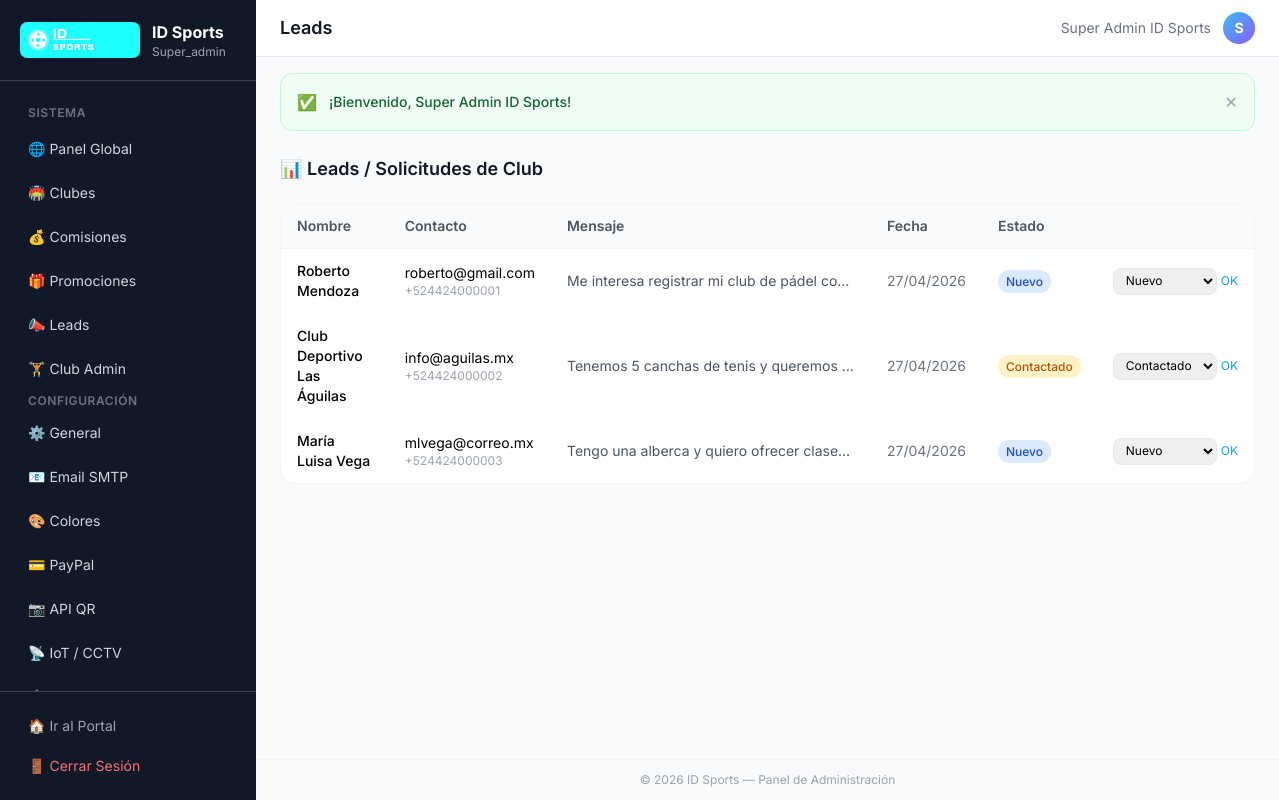
The app's page /superadmin/leads (signed in) with its own data.
### tables this page shows
CREATE TABLE IF NOT EXISTS `leads` (
  `id`            INT UNSIGNED NOT NULL AUTO_INCREMENT,
  `name`          VARCHAR(120) NOT NULL,
  `email`         VARCHAR(180) DEFAULT NULL,
  `phone`         VARCHAR(20)  DEFAULT NULL,
  `business_name` VARCHAR(160) DEFAULT NULL,
  `message`       TEXT         DEFAULT NULL,
  `status`        ENUM('new','contacted','converted','discarded') NOT NULL DEFAULT 'new',
  `created_at`    DATETIME NOT NULL DEFAULT CURRENT_TIMESTAMP,
  PRIMARY KEY (`id`)
);

### core/Controller.php (called while the page is built, shortened)
<?php
class Controller {
    protected function view($viewPath, $data = [], $layout = 'main') {
        View::render($viewPath, $data, $layout);
    }
}

### app/controllers/SuperAdminController.php (called while the page is built, shortened)
<?php
class SuperAdminController extends Controller {
    public function leads() {
        $leadModel = new LeadModel();
        $leads = $leadModel->findAll();
        $this->view('superadmin/leads', ['title' => 'Leads', 'leads' => $leads], 'admin');
    }
}

### index.php (called while the page is built, shortened)
<?php
require_once ROOT . '/core/Model.php';
require_once ROOT . '/core/Controller.php';
$app = new App();

### core/Model.php (called while the page is built, shortened)
<?php
class Model {
    protected $pdo;
    public function __construct() {
        try {
            $dsn = "mysql:host=" . DB_HOST . ";dbname=" . DB_NAME . ";charset=" . DB_CHARSET;
            $options = [
                PDO::ATTR_ERRMODE => PDO::ERRMODE_EXCEPTION,
                PDO::ATTR_DEFAULT_FETCH_MODE => PDO::FETCH_ASSOC,
                PDO::ATTR_EMULATE_PREPARES => false,
            ];
            $this->pdo = new PDO($dsn, DB_USER, DB_PASS, $options);
        } catch (PDOException $e) {
            error_log('DB connection failed: ' . $e->getMessage());
            die(json_encode(['error' => 'Database connection failed. Please try again later.']));
        }
    }
    protected function query($sql, $params = []) {
        $stmt = $this->pdo->prepare($sql);
        $stmt->execute($params);
        return $stmt;
    }
    protected function findAll($sql, $params = []) {
        return $this->query($sql, $params)->fetchAll();
    }
}

### app/models/LeadModel.php (called while the page is built, shortened)
<?php
class LeadModel extends Model {
    public function findAll($page = 1, $perPage = 20) {
        $perPage = max(1, (int)$perPage);
        $offset  = max(0, ((int)$page - 1) * $perPage);
        return parent::findAll("SELECT * FROM leads ORDER BY created_at DESC LIMIT $perPage OFFSET $offset");
    }
}

### app/views/superadmin/leads.php (the view, shortened to what this page needs)
<div class="space-y-5">
    <h2 class="text-lg font-semibold text-gray-900">📊 Leads / Solicitudes de Club</h2>
    <div class="bg-white rounded-2xl border border-gray-100 overflow-hidden">
        <?php if (empty($leads)): ?>
        <div class="p-12 text-center text-gray-400">Sin leads registrados</div>
        <?php else: ?>
        <table class="w-full text-sm">
            <thead class="bg-gray-50 border-b border-gray-100">
                <tr>
                    <th class="text-left px-4 py-3 font-semibold text-gray-600">Nombre</th>
                    <th class="text-left px-4 py-3 font-semibold text-gray-600">Contacto</th>
                    <th class="text-left px-4 py-3 font-semibold text-gray-600">Mensaje</th>
                    <th class="text-left px-4 py-3 font-semibold text-gray-600">Fecha</th>
                    <th class="text-left px-4 py-3 font-semibold text-gray-600">Estado</th>
                    <th class="px-4 py-3"></th>
                </tr>
            </thead>
            <tbody class="divide-y divide-gray-50">
                <?php
                $stColors = ['new' => 'bg-blue-100 text-blue-700', 'contacted' => 'bg-amber-100 text-amber-700', 'converted' => 'bg-green-100 text-green-700', 'closed' => 'bg-gray-100 text-gray-500'];
                $stLabels = ['new' => 'Nuevo', 'contacted' => 'Contactado', 'converted' => 'Convertido', 'closed' => 'Cerrado'];
                foreach ($leads as $l):
                $st = $l['status'] ?? 'new';
                ?>
                <tr class="hover:bg-gray-50">
                    <td class="px-4 py-3 font-medium"><?= htmlspecialchars($l['name']) ?></td>
                    <td class="px-4 py-3">
                        <p><?= htmlspecialchars($l['email'] ?? '') ?></p>
                        <p class="text-gray-400 text-xs"><?= htmlspecialchars($l['phone'] ?? '') ?></p>
                    </td>
                    <td class="px-4 py-3 max-w-xs">
                        <p class="text-gray-600 truncate"><?= htmlspecialchars(substr($l['message'] ?? '', 0, 60)) ?></p>
                    </td>
                    <td class="px-4 py-3 text-gray-500"><?= date('d/m/Y', strtotime($l['created_at'])) ?></td>
                    <td class="px-4 py-3">
                        <span class="px-2 py-1 rounded-full text-xs font-medium <?= $stColors[$st] ?? 'bg-gray-100 text-gray-500' ?>">
                            <?= $stLabels[$st] ?? ucfirst($st) ?>
                        </span>
                    </td>
                    <td class="px-4 py-3 text-right">
                        <form method="POST" action="<?= BASE_URL ?>superadmin/updateLead" class="flex justify-end gap-1">
                            <select name="status" class="text-xs px-2 py-1 rounded-lg border border-gray-200 focus:outline-none">
                                <?php foreach ($stLabels as $val => $lbl): ?>
                                <option value="<?= $val ?>" <?= $st === $val ? 'selected' : '' ?>><?= $lbl ?></option>
                                <?php endforeach; ?>
                            </select>
                            <button type="submit" class="text-sky-500 hover:underline text-xs">OK</button>
                        </form>
                    </td>
                </tr>
                <?php endforeach; ?>
            </tbody>
        </table>
        <?php endif; ?>
    </div>
</div>

### app/views/layouts/admin.php (style rules this page uses)
body { font-family:'Inter',sans-serif; }

### records on screen
leads: name "Roberto Mendoza", email "roberto@gmail.com", phone "+524424000001", message "Me interesa registrar mi club de pádel co…", created_at "27/04/2026", status "Nuevo"
leads: name "Club Deportivo Las Águilas", email "info@aguilas.mx", phone "+524424000002", message "Tenemos 5 canchas de tenis y queremos…", created_at "27/04/2026", status "Contactado"
leads: name "María Luisa Vega", email "mlvega@correo.mx", phone "+524424000003", message "Tengo una alberca y quiero ofrecer clase…", created_at "27/04/2026", status "Nuevo"

### other values on screen
$_SESSION['user_role'] "Super_admin"
$title "Leads"
$_SESSION['user_name'] "Super Admin ID Sports"
substr($_SESSION['user_name'] ?? 'A', 0, 1) "S"
$_SESSION['flash']['message'] "¡Bienvenido, Super Admin ID Sports!"
APP_NAME "ID Sports"
